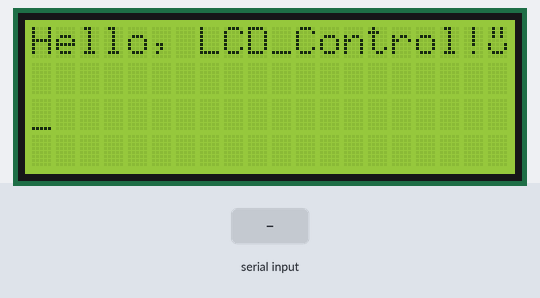
A sketch run on a simulated Arduino Uno, built with avr-gcc and run on an emulated ATmega328P. Shown: 20×4 character LCD. The test bench sets the inputs (shaded band).

Above: at 1.2 s.
1.3 s: "90,45\n" received over Serial
At 2.4 s:
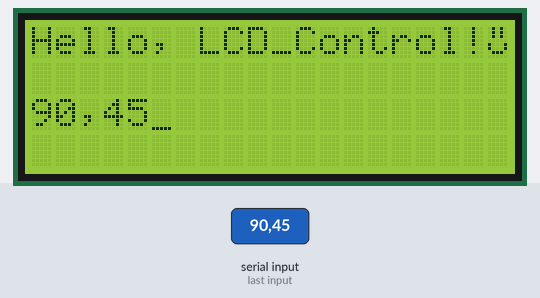
2.8 s: "30,150\n" received over Serial
At 3.6 s:
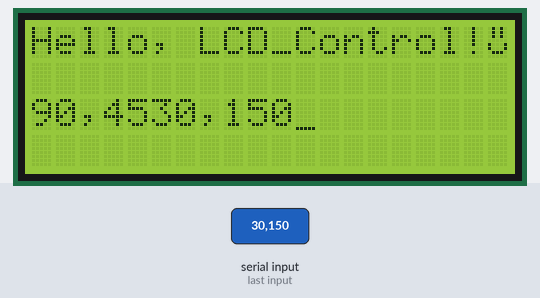
Timing chart, 0 to 5.8 s (numbered marks = the images above; inputs shaded):
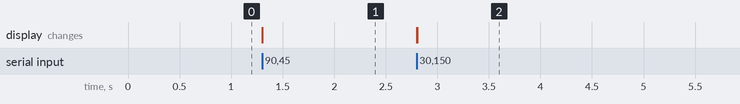

Measured:
- after the input at 1.3 s, the display: first changes at once (image 1 shows a later state)
- after the input at 2.8 s, the display: first changes at once (image 2 shows a later state)

The sketch:

LCD_Control.ino
```cpp
#include <LiquidCrystal_I2C.h>

LiquidCrystal_I2C lcd(0x27, 20, 4);

/*
 * Pin connections:
 *
 * Ardunio RX -> Raspberry Pi TX
 * Arduino TX -> Raspberry Pi RX
 * Arduino GND -> Raspberry Pi Ground
 *
 * Arduino 5V -> LCD VCC
 * Arduino GND -> LCD GND
 * Arduino A4 -> LCD SDA
 * Arduino A5 -> LCD SCL
 *
 */

byte customChar[8] = {
  0b01010,
  0b01010,
  0b01010,
  0b00000,
  0b10001,
  0b10001,
  0b01110,
  0b00000
};

void setup() {
  lcd.init();
  // lcd.begin(20, 4);
  lcd.backlight();
  lcd.noBlink();
  lcd.cursor();
  lcd.home();
  lcd.print("Hello, LCD_Control!");
  lcd.createChar(0, customChar);
  lcd.setCursor(19, 0);
  lcd.write((byte) 0);

  Serial.begin(115200);

}

void loop() {
  if (Serial.available() > 0) {
    int incomingByte = Serial.read();
    if (incomingByte > 31)
    {
      lcd.print((char) incomingByte);
    }
    else if (incomingByte == 2)
    {
      int newX = Serial.parseInt();
      Serial.read(); // Ignore the separator byte (which should be char(3))
      int newY = Serial.parseInt();
      Serial.read(); // Ignore the separator byte (which should be char(0))
      lcd.setCursor(newX, newY);
    }
    else if (incomingByte == 1)
    {
      lcd.clear();
      lcd.home();
    }
  }
}
```
